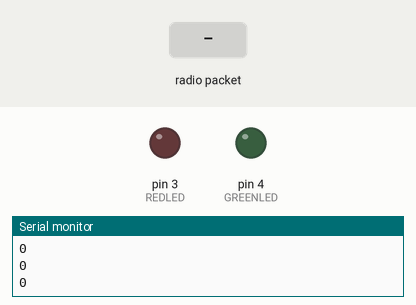
This sketch was run on a simulated Arduino Uno, built with avr-gcc and run on an emulated ATmega328P. On the bench: output pins drawn as LEDs (lit = HIGH), the last lines printed to the serial monitor. The test bench sets the inputs (shaded band). No radio packets arrive unless stated.

Above: at 1.3 s.
1.4 s: radio packet "5" arrives
At 2.0 s:
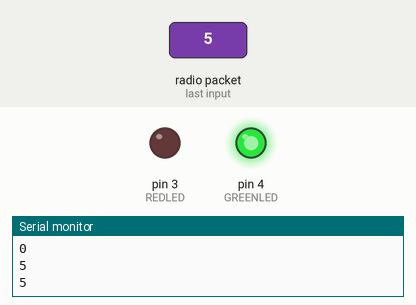
4.4 s: radio packet "90" arrives
At 9.8 s:
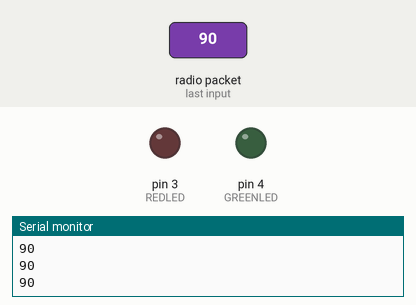
Timing chart, 0 to 11.3 s (numbered marks = the images above; inputs shaded):
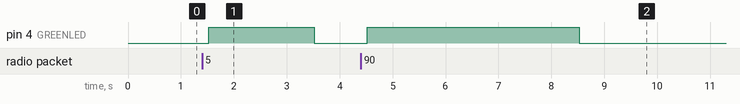

Measured:
- after the input at 1.4 s, pin 4 (GREENLED): LOW → HIGH after 0.12 s, → LOW 2.0 s later
- after the input at 4.4 s, pin 4 (GREENLED): LOW → HIGH after 0.12 s, → LOW 4.0 s later

The sketch:

receiver.ino
```cpp
#include <SPI.h>
#include <LoRa.h>

int REDLED = 3;
int GREENLED = 4;
int ss=10;
int rst= 9;
int dio0= 2;
String inString ="";
int sensorVal=0;

void setup() {
  Serial.begin(9600);
  pinMode(REDLED,OUTPUT);
  pinMode(GREENLED,OUTPUT);
  //setup LoRa transceiver module
  LoRa.setPins(ss, rst, dio0);

  while (!Serial);
  Serial.println("LoRa Receiver");

  if (!LoRa.begin(433E6)) {
    Serial.println("Starting LoRa failed!");
    while (1);
  }

  //LoRa.setSyncWord(0xF3);
  Serial.println("LoRa Initializing OK!");
}

void loop() {

  // try to parse packet
  int packetSize = LoRa.parsePacket();
  if (packetSize) {
    // read packet
    while (LoRa.available())
    {
      int inChar=LoRa.read();
      inString+=(char)inChar;

      sensorVal=inString.toInt();
      Serial.println(sensorVal);

      if(sensorVal > 240)
      {
        Serial.println(sensorVal);
        digitalWrite(REDLED,HIGH);


      }
      else
      {
        Serial.println(sensorVal);
        digitalWrite(GREENLED,HIGH);


      }
      delay(2*1000); // wait 2s for next reading
      digitalWrite(REDLED,LOW);
      digitalWrite(GREENLED,LOW);
    }
    inString="";
    LoRa.packetRssi();
  }
  Serial.println(sensorVal);
  delay(500); // wait 2s for next reading
}
```
